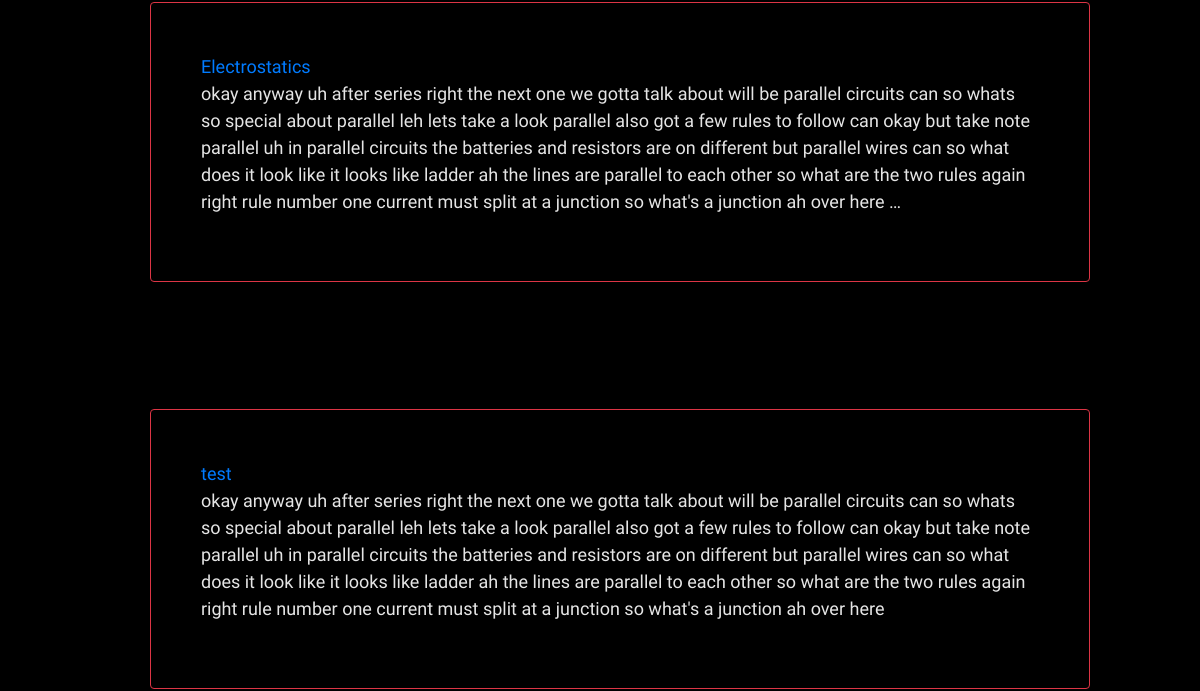
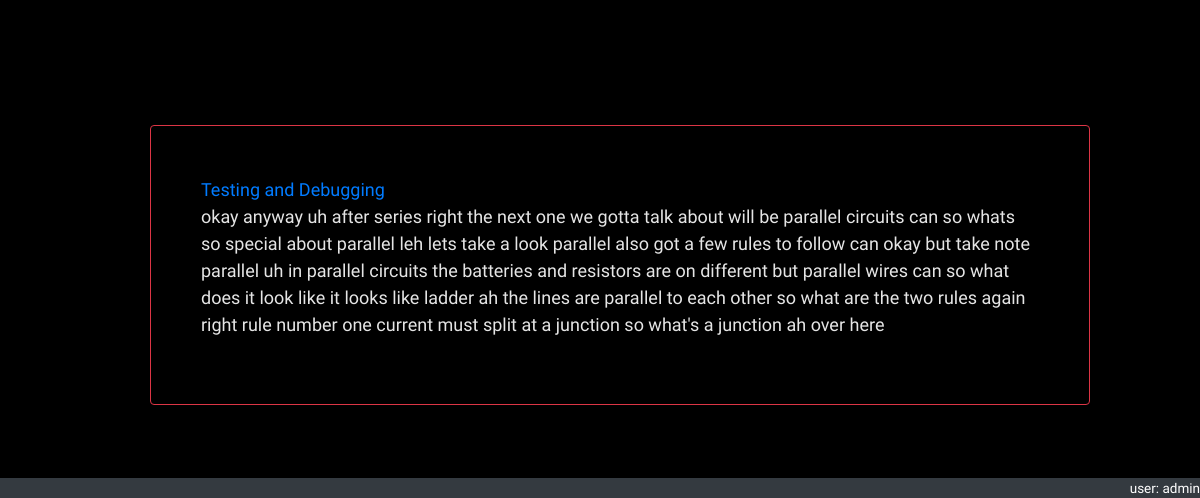
The app's page /lessons/script (signed in, lower part), older data (2 pictures, top to bottom).
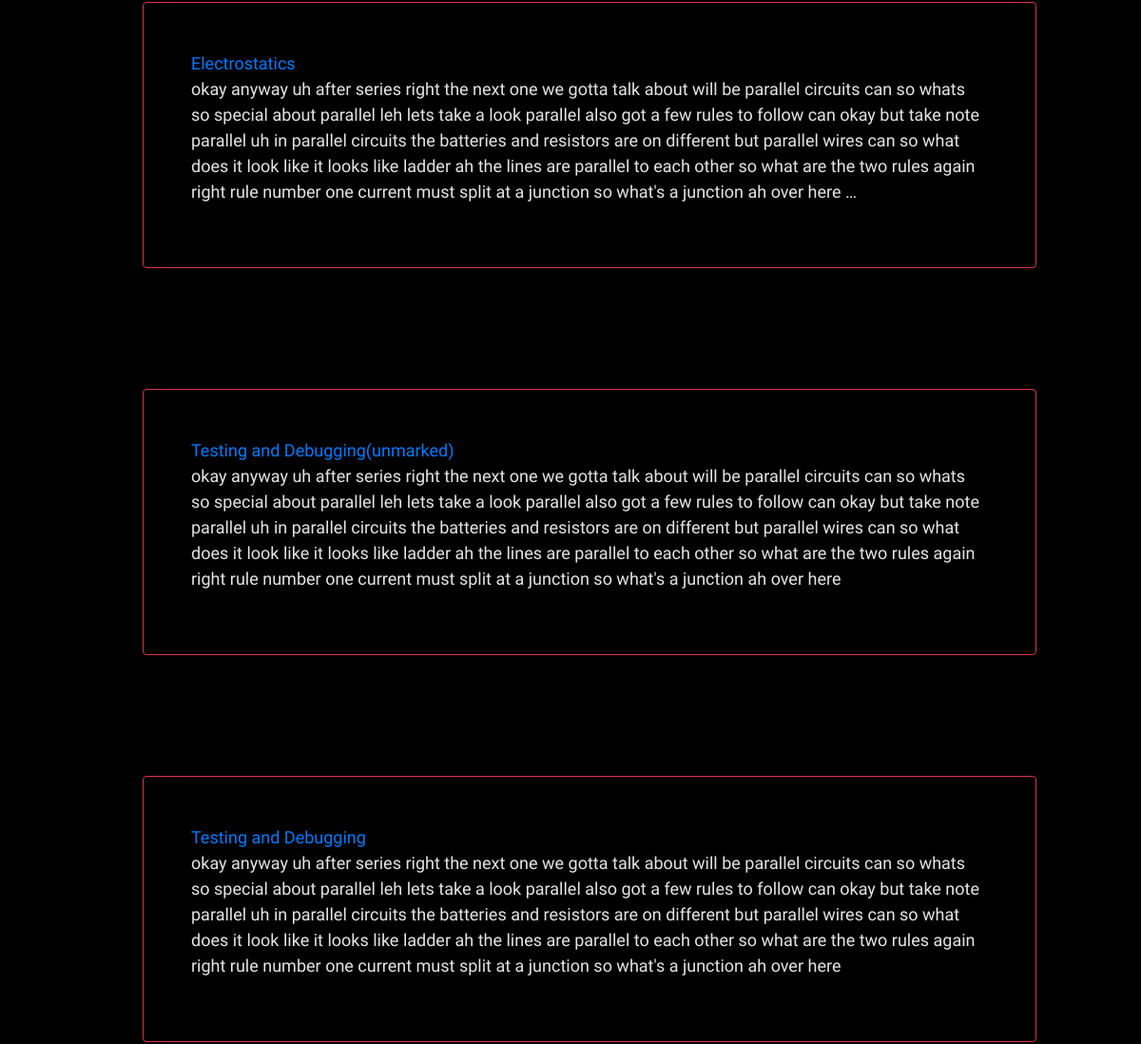
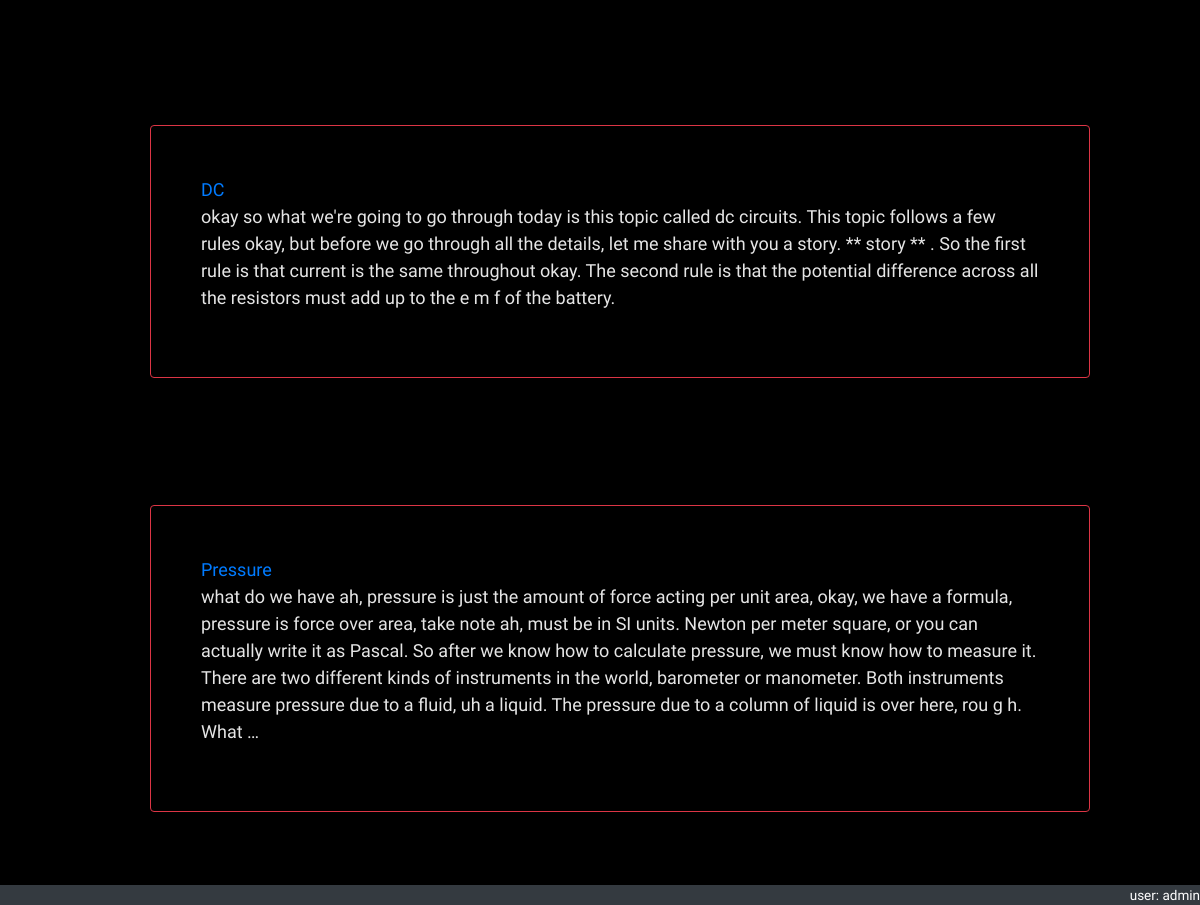
The same page, newer data (2 pictures, top to bottom).
### lessons/models.py (models this page shows, shortened)
class Script(models.Model):
    topic = models.ForeignKey(Topic, on_delete=models.CASCADE, null=True)   # todo onetoonefield
    text = models.TextField()
    _flags = models.TextField(blank=True)
    def __str__(self):
        return self.topic.name
    def get_absolute_url(self):
        return reverse('script_analysis', args=[str(self.pk)])
    @property
    def flags(self):
        val = self._flags.strip('][').split(', ')
        return val

class Topic(models.Model):
    name = models.CharField(max_length=50)

### lessons/views.py (the view)
# urls.py: path('script', views.ScriptListView.as_view(), name='script_list'),
class ScriptListView(LoginRequiredMixin, generic.ListView):
    model = Script
    template_name = 'script_list.html'
    def get_context_data(self, **kwargs):
        context = super().get_context_data(**kwargs)
        user = self.request.user if self.request.user.is_authenticated else None
        context['user'] = user
        return context

### lessons/templates/script_list.html (shortened to what this page needs)
{% extends 'base_generic.html' %}
{% load static %}
{% block content %}
<br>
<br>
<div class="container">
    <div class="container">
        <ul>
            {% for script in script_list %}
                    <div id="script-border" class="border border-danger rounded">
                        <a href="{{ script.get_absolute_url }}">{{script}}</a>
                        <p>{{script.text|truncatewords:100}}</p>
                    </div>
                <br>
            {% endfor %}
        </ul>
    </div>
</div>
{% endblock %}

Row changes from the older to the newer data that the page shows:
changed Script: topic.name "test" → "Testing and Debugging(unmarked)"
added Script: topic.name "DC", text "okay so what we're going to go through today is this topic called dc circuits. This topic follows a few rules okay, but before we go through all the details, let me share with you a story. ** story ** . So the first rule is that current is the same throughout okay. The second rule is that the potential difference across all the resistors must add up to the e m f of the battery."
added Script: topic.name "Pressure", text "what do we have ah, pressure is just the amount of force acting per unit area, okay, we have a formula, pressure is force over area, take note ah, must be in SI units. Newton per meter square, or you can actually write it as Pascal. So after we know how to calculate pressure, we must know how to measure it. There are two different kinds of instruments in the world, barometer or manometer. Both instruments measure pressure due to a fluid, uh a liquid. The pressure due to a column of liquid is over here, rou g h. What …"
